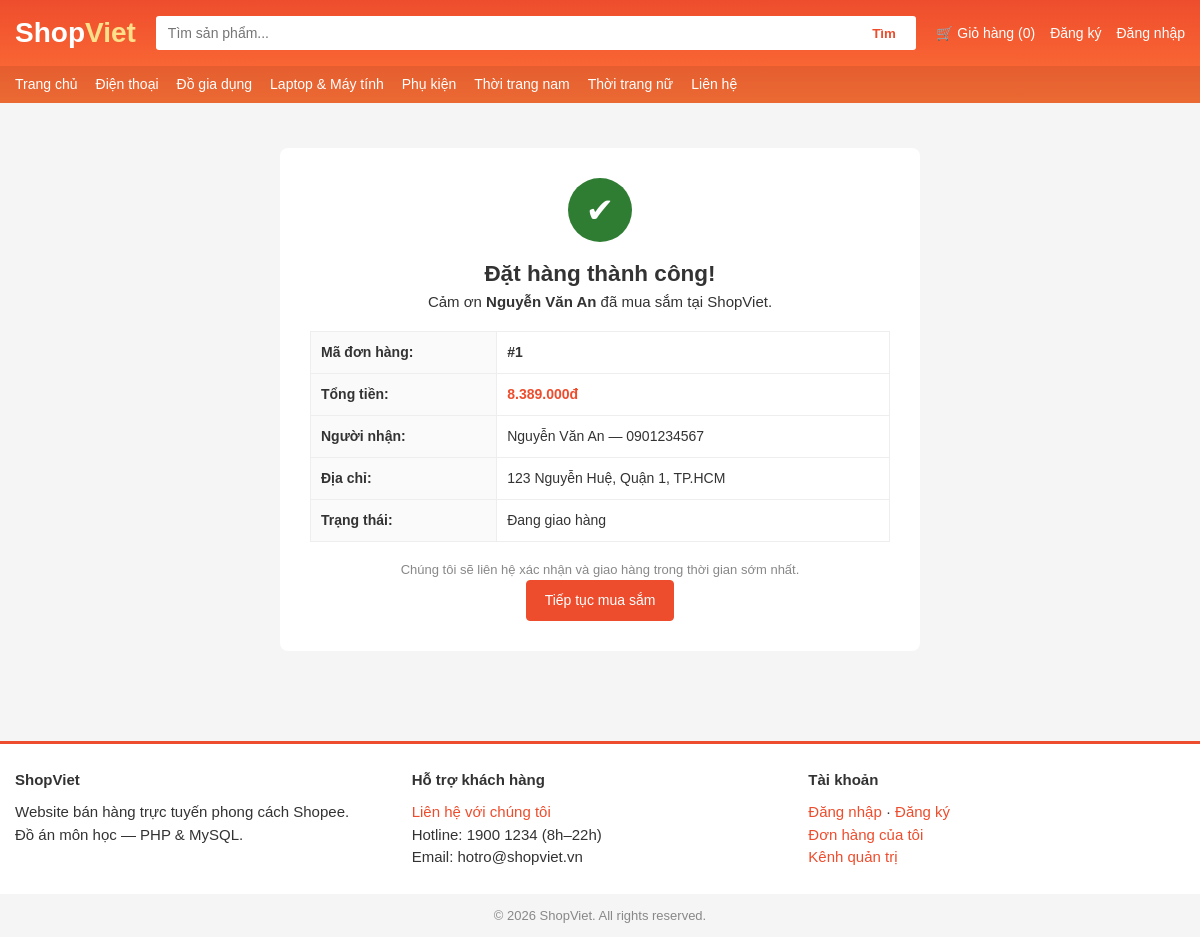
The app's page /order_success.php?id=1 with its own data.
### tables this page shows
CREATE TABLE categories (
  id INT AUTO_INCREMENT PRIMARY KEY,
  name VARCHAR(100) NOT NULL,
  description TEXT NULL,
  created_at TIMESTAMP DEFAULT CURRENT_TIMESTAMP
);

CREATE TABLE orders (
  id INT AUTO_INCREMENT PRIMARY KEY,
  customer_id INT NULL,
  customer_name VARCHAR(100) NOT NULL,
  customer_phone VARCHAR(20) NOT NULL,
  customer_address VARCHAR(255) NOT NULL,
  note TEXT NULL,
  total DECIMAL(12,0) NOT NULL DEFAULT 0,
  status ENUM('moi','dang_giao','hoan_thanh','da_huy') NOT NULL DEFAULT 'moi',
  created_at TIMESTAMP DEFAULT CURRENT_TIMESTAMP,
  FOREIGN KEY (customer_id) REFERENCES customers(id) ON DELETE SET NULL
);

### config.php (called while the page is built, shortened)
<?php
function format_price($number) {
    return number_format((float)$number, 0, ',', '.') . 'đ';
}
function esc($str) {
    return htmlspecialchars((string)($str ?? ''), ENT_QUOTES, 'UTF-8');
}
function cart_count() {
    $count = 0;
    return $count;
}
function current_customer() {
    return $_SESSION['customer'] ?? null;
}
function db_one($conn, $sql, $types = '', $params = []) {
    $stmt = $conn->prepare($sql);
    if ($types && $params) {
        $stmt->bind_param($types, ...$params);
    }
    $stmt->execute();
    $row = $stmt->get_result()->fetch_assoc();
    return $row;
}
function db_all($conn, $sql, $types = '', $params = []) {
    $stmt = $conn->prepare($sql);
    $stmt->execute();
    $rows = $stmt->get_result()->fetch_all(MYSQLI_ASSOC);
    return $rows;
}
function order_status_label($status) {
    $map = [
        'moi'        => 'Chờ xác nhận',
        'dang_giao'  => 'Đang giao hàng',
        'hoan_thanh' => 'Hoàn thành',
        'da_huy'     => 'Đã hủy',
    ];
    return $map[$status] ?? $status;
}

### order_success.php (the view, shortened to what this page needs)
<?php
require_once 'config.php';
$id = (int)($_GET['id'] ?? 0);
$order = db_one($conn, 'SELECT * FROM orders WHERE id = ?', 'i', [$id]);
include 'includes/header.php';
?>
<div class="success-box">
  <div class="success-icon">&#10004;</div>
  <h2>Đặt hàng thành công!</h2>
  <p>Cảm ơn <b><?= esc($order['customer_name']) ?></b> đã mua sắm tại ShopViet.</p>
  <table class="table order-info">
    <tr><th>Mã đơn hàng:</th><td><b>#<?= (int)$order['id'] ?></b></td></tr>
    <tr><th>Tổng tiền:</th><td><b class="price"><?= format_price($order['total']) ?></b></td></tr>
    <tr><th>Người nhận:</th><td><?= esc($order['customer_name']) ?> — <?= esc($order['customer_phone']) ?></td></tr>
    <tr><th>Địa chỉ:</th><td><?= esc($order['customer_address']) ?></td></tr>
    <tr><th>Trạng thái:</th><td><?= esc(order_status_label($order['status'])) ?></td></tr>
  </table>
  <p class="muted">Chúng tôi sẽ liên hệ xác nhận và giao hàng trong thời gian sớm nhất.</p>
  <a class="btn btn-primary" href="index.php">Tiếp tục mua sắm</a>
</div>
<?php include 'includes/footer.php'; ?>

### includes/header.php (shortened to what this page needs)
<?php
$categories_nav = db_all($conn, 'SELECT id, name FROM categories ORDER BY name');
?>
<!DOCTYPE html>
<html lang="vi">
<head>
<link rel="stylesheet" href="assets/css/style.css">
</head>
<body>
<header class="topbar">
  <div class="container topbar-inner">
    <a href="index.php" class="logo">Shop<span>Viet</span></a>
    <form class="search" action="search.php" method="get">
      <input type="text" name="q" placeholder="Tìm sản phẩm..." value="<?= esc($_GET['q'] ?? '') ?>">
      <button type="submit">Tìm</button>
    </form>
    <nav class="topnav">
      <a href="cart.php" class="cart-link">&#128722; Giỏ hàng (<?= cart_count() ?>)</a>
      <?php if (current_customer()): ?>
        <a href="account.php">&#128100; <?= esc(current_customer()['name']) ?></a>
        <a href="logout.php">Đăng xuất</a>
      <?php else: ?>
        <a href="register.php">Đăng ký</a>
        <a href="login.php">Đăng nhập</a>
      <?php endif; ?>
    </nav>
  </div>
  <div class="catbar">
    <div class="container">
      <a href="index.php">Trang chủ</a>
      <?php foreach ($categories_nav as $c): ?>
        <a href="category.php?id=<?= (int)$c['id'] ?>"><?= esc($c['name']) ?></a>
      <?php endforeach; ?>
      <a href="contact.php">Liên hệ</a>
    </div>
  </div>
</header>
<main class="container">

### assets/css/style.css (style rules this page uses)
* { box-sizing: border-box; margin: 0; padding: 0; }
body { font-family: Arial, Helvetica, sans-serif; background: #f5f5f5; color: #333; font-size: 15px; line-height: 1.5; }
a { color: #ee4d2d; text-decoration: none; }
.container { max-width: 1200px; margin: 0 auto; padding: 0 15px; }
.muted { color: #888; font-size: 13px; }
.topbar { background: linear-gradient(#ee4d2d, #ff7337); color: #fff; }
.topbar-inner { display: flex; align-items: center; gap: 20px; padding: 12px 15px; flex-wrap: wrap; }
.logo { font-size: 28px; font-weight: bold; color: #fff; }
.logo span { color: #ffe08a; }
.search { flex: 1; display: flex; min-width: 200px; }
.search input { flex: 1; padding: 9px 12px; border: none; border-radius: 3px 0 0 3px; font-size: 14px; }
.search button { padding: 9px 20px; border: none; background: #fff; color: #ee4d2d; font-weight: bold; border-radius: 0 3px 3px 0; cursor: pointer; }
.topnav { display: flex; gap: 15px; align-items: center; }
.topnav a { color: #fff; font-size: 14px; }
.catbar { background: rgba(0,0,0,.08); }
.catbar .container { display: flex; gap: 18px; padding: 8px 15px; flex-wrap: wrap; }
.catbar a { color: #fff; font-size: 14px; }
main.container { padding-top: 15px; padding-bottom: 30px; min-height: 60vh; }
.price { color: #ee4d2d; font-weight: bold; }
.btn { display: inline-block; padding: 9px 18px; border: 1px solid #ddd; background: #fff; color: #333; border-radius: 4px; cursor: pointer; font-size: 14px; }
.btn-primary { background: #ee4d2d; border-color: #ee4d2d; color: #fff; }
.table { width: 100%; border-collapse: collapse; background: #fff; font-size: 14px; }
.table th, .table td { border: 1px solid #eee; padding: 10px; text-align: left; vertical-align: middle; }
.table th { background: #fafafa; }
.success-box { max-width: 640px; margin: 30px auto; background: #fff; border-radius: 8px; padding: 30px; text-align: center; }
.success-icon { width: 64px; height: 64px; background: #2e7d32; color: #fff; font-size: 34px; line-height: 64px; border-radius: 50%; margin: 0 auto 15px; }
.order-info { margin: 18px 0; text-align: left; }

### records on screen
categories: name "Điện thoại"
categories: name "Đồ gia dụng"
categories: name "Laptop & Máy tính"
categories: name "Phụ kiện"
categories: name "Thời trang nam"
categories: name "Thời trang nữ"
orders: customer_name "Nguyễn Văn An", id "1", total "8.389.000đ", customer_phone "0901234567", customer_address "123 Nguyễn Huệ, Quận 1, TP.HCM", status "Đang giao hàng"

### other values on screen
cart_count() "0"
